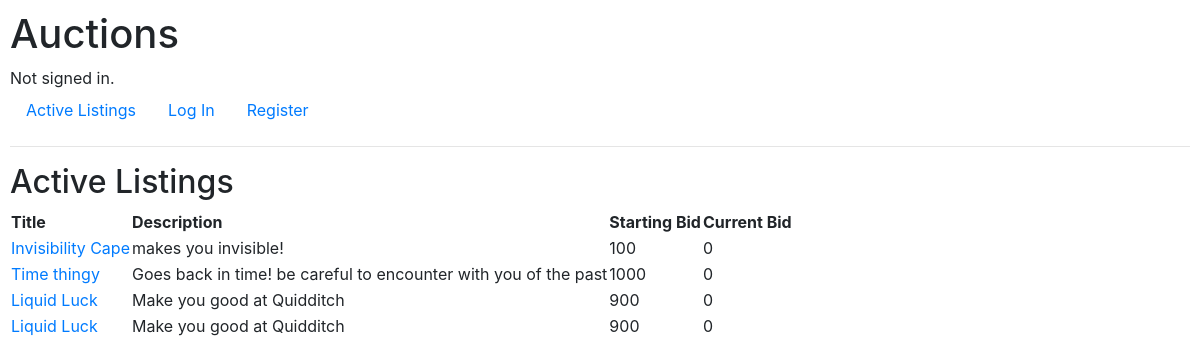
Before: / with the older database file.
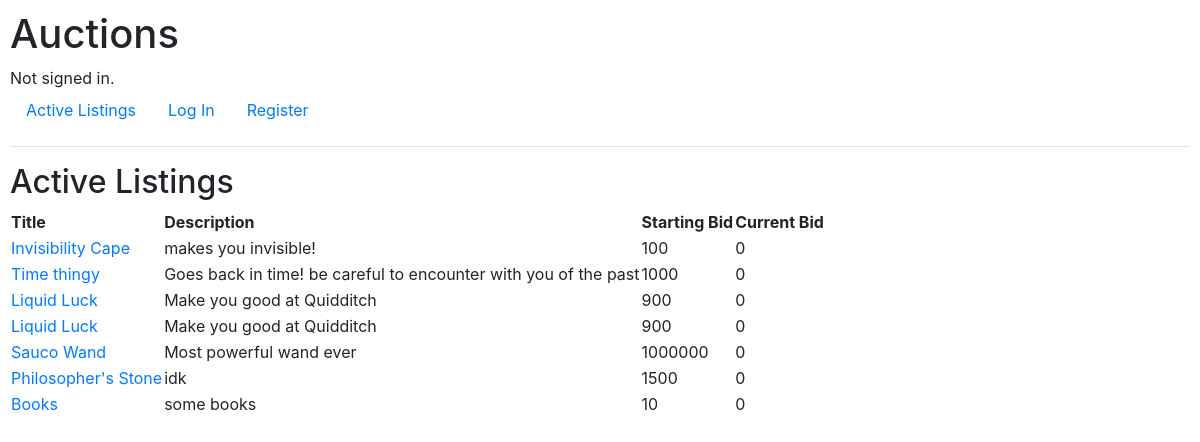
After: the same page with the newer database file.
### auctions/models.py (models this page shows, shortened)
class Item(models.Model):
    owner = models.ForeignKey(User, on_delete=models.CASCADE)
    title = models.CharField(max_length=64)
    description = models.TextField()
    category = models.ForeignKey(Category, on_delete=models.CASCADE, blank=True)
    starting_bid = models.IntegerField()
    currency = models.ForeignKey(Currency, on_delete=models.CASCADE)
    bid_duration = models.IntegerField()  # should be duration in days
    image = models.URLField(max_length=200, blank=True, default="https://apply.sts.net.pk/assets/images/default-upload-image.jpg")
    slug = models.SlugField(blank=True, null=True)
    created_at = models.DateTimeField(auto_now=False, auto_now_add=True)
    last_until = models.DateTimeField(blank=True, null=True)
    active = models.BooleanField(default=False, blank=True)

### auctions/views.py (the view)
# urls.py: path("", views.index, name="index"),
def index(request):
    items = models.Item.objects.filter(last_until__gte=timezone.now()).all()
    return render(request, template_name="auctions/index.html", context={
        "items": items
    })

### auctions/templates/auctions/index.html
{% extends "auctions/layout.html" %}
{% block body %}
    <h2>Active Listings</h2>
    <table>
        <thead>
            <tr>
                <th>Title</th>
                <th>Description</th>
                <th>Starting Bid</th>
                <th>Current Bid</th>
            </tr>
        </thead>
        <tbody>
        {% for item in items %}
            <tr>
                <td><a href="{% url 'list_item' item.slug %}">{{ item.title }}</a></td>
                <td>{{ item.description }}</td>
                <td>{{ item.starting_bid }}</td>
                <td>0</td>
            </tr>
        {% endfor %}
        </tbody>
    </table>
{% endblock %}

### auctions/templates/auctions/layout.html (shortened to what this page needs)
{% load static %}
<!DOCTYPE html>
<html lang="en">
    <head>
        <link rel="stylesheet" href="https://stackpath.bootstrapcdn.com/bootstrap/4.4.1/css/bootstrap.min.css">
        <link href="{% static 'auctions/styles.css' %}" rel="stylesheet">
    </head>
    <body>
        <h1>Auctions</h1>
        <div>
            {% if user.is_authenticated %}
                Signed in as <strong>{{ user.username }}</strong>.
            {% else %}
                Not signed in.
            {% endif %}
        </div>
        <ul class="nav">
            <li class="nav-item">
                <a class="nav-link" href="{% url 'index' %}">Active Listings</a>
            </li>
            {% if user.is_authenticated %}
                <li class="nav-item">
                    <a class="nav-link" href="{% url 'create_listing' %}">Create Listing</a>
                </li>
                <li class="nav-item">
                    <a class="nav-link" href="{% url 'logout' %}">Log Out</a>
                </li>
            {% else %}
                <li class="nav-item">
                    <a class="nav-link" href="{% url 'login' %}">Log In</a>
                </li>
                <li class="nav-item">
                    <a class="nav-link" href="{% url 'register' %}">Register</a>
                </li>
            {% endif %}
        </ul>
        <hr>
        {% block body %}
        {% endblock %}
    </body>
</html>

### auctions/static/auctions/styles.css (style rules this page uses)
body { padding: 10px; }

Changed rows visible on the page:
added Item: title "Sauco Wand", description "Most powerful wand ever", starting_bid "1000000"
added Item: title "Philosopher's Stone", description "idk", starting_bid "1500"
added Item: title "Books", description "some books", starting_bid "10"
